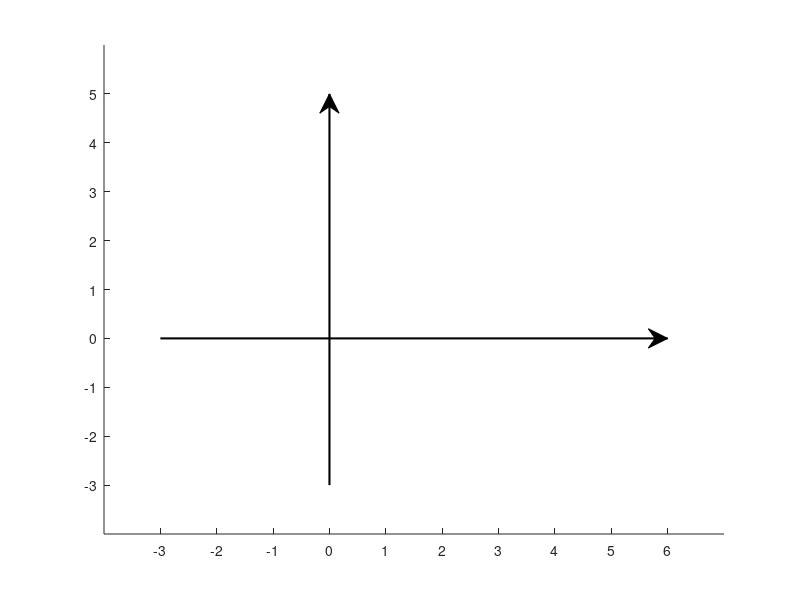

This chart was generated by the following MATLAB code: (Note: this script raises an error after producing the figure.)
%Plot 2d sigmoid functions for various values of w1,w2, 
%i.e. sigmoid(w1*x1 +%w2*x2)
%Written by Matthew Dunham
function sigmoidplot2D


% Plot sigmoids with these parameters
w_1 = [-2 ; -2 ; 0 ; 1 ; 1 ; 2 ;  2 ; 3 ; 5 ; 5];
w_2 = [-1 ;  3 ; 2 ; 4 ; 0 ; 2 ; -2 ; 0 ; 4 ; 1];

lowRes = 0;     % Set to 1 for black and white printing
fullscreen = 1; % Set to 1 to enlarge figure window

left   = min(w_1)-2;   right = max(w_1)+2;
bottom = min(w_2)-2;   top   = max(w_2)+2;

mainFig = setupMainFig;
main_axes = gca;
px = @(x)getX(main_axes,left,right,x); 
py = @(y)getY(main_axes,bottom,top,y);
annotate;

for i=1:length(w_1)
    plotSig(w_1(i),w_2(i),mainFig);    
end
if lowRes
  printPmtkFigure('sigmoidPlot2dColor');
else
   printPmtkFigure('sigmoidPlot2dBW');
end

%%
% Plot a single 2d sigmoid with specified values for w1, w2 to the
% specified figure, 'fig' at relative position, (w1,w2)
function plotSig(w1,w2,fig)
    imageSize = 0.1;
    ax = axes('Parent',fig,'Position',[px(w1), py(w2), imageSize, imageSize],'FontSize',8);
    sig = @(x1,x2)sigmoid(x1.*w1 + x2.*w2);
    stepSize = 0.1; % Decrease to increase image resolution, ( < 0.05 takes up a lot of memory )
    if(lowRes)
        stepSize = 1.2;
    end
    [x1, x2] = meshgrid(-10:stepSize:10,-10:stepSize:10); 
    [rows cols] = size(x1);
    z = sig(x1(:),x2(:));
    z = reshape(z,rows,cols);
    if(lowRes)
        surf(x1,x2,z,'Parent',ax,'LineWidth',0.5,'FaceColor',[1 1 1],'EdgeColor',[0 0 0]);
    else
        surf(x1,x2,z,'FaceColor','interp','EdgeColor','interp');
    end
    view([45 35]);
    xlabel('x_1','FontSize',8,'HorizontalAlignment','right');
    ylabel('x_2','FontSize',8,'HorizontalAlignment','left');
    axis([-10,10,-10,10,0,1]);
    title(['W = ( ', num2str(w1),' , ',num2str(w2),' )'],'FontWeight','bold','FontSize',10);
end
%%
%Convert from a relative x position within the axes to an absolute position
%within the figure. Specify the axes by 'ax', the min and max x values
%within the axes and the relative position, 'xpos' you wish to convert to
%an absolute position. 
function xabs = getX(ax,xmin,xmax,xpos)
    xscale = xmax - xmin;
    axAbs = get(ax,'Position');
    xabs = axAbs(1) + ((xpos-xmin) ./ xscale).*axAbs(3);
end

%see getX
function yabs = getY(ax,ymin,ymax,ypos)
    yscale = ymax - ymin;
    axAbs = get(ax,'Position');
    yabs = axAbs(2) + ((ypos-ymin) ./ yscale).*axAbs(4);
end
%%
% Setup the main figure
function fig = setupMainFig
    close all;
    scrsz = get(0,'ScreenSize');
    if(fullscreen)
        fig = figure('Position',[20 50 9*scrsz(3)/10 8*scrsz(4)/10]);
    else
        fig = figure;
    end
    axis([left,right,bottom,top]);
    set(gca,'XTick',left+1:right-1);
    set(gca,'YTick',bottom+1:top-1);
    hold on;
end
%%
% Add arrows and labels
function annotate
    annotation(mainFig,'arrow',[px(left+1),px(right-1)],[py(0),py(0)],'LineWidth',1.5);
    annotation(mainFig,'arrow',[px(0), px(0)],[py(bottom+1),py(top-1)],'LineWidth',1.5);
    annotation(mainFig,'textbox','String',{'w_1'},'FontWeight','bold','FontSize',12,'FontName','Arial','FitHeightToText','off','LineStyle','none','Position',[px(right-1.5) py(-0.5) 0.04 0.04]);
    annotation(mainFig,'textbox','String',{'w_2'},'FontWeight','bold','FontSize',12,'FontName','Arial','FitHeightToText','off','LineStyle','none','Position',[px(-0.4) py(top-1.5) 0.04 0.04]);
end

end
